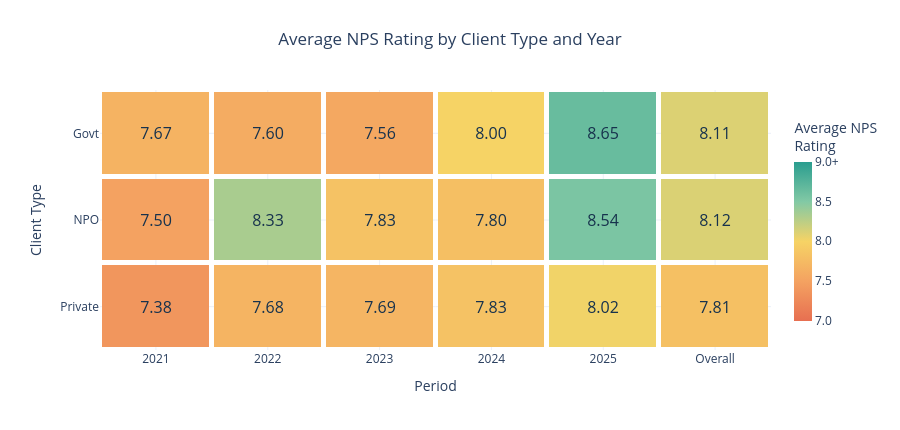

The notebook cell this image was saved under:
### Markdown cell above
## Visualisation 2 — Average NPS Rating by Client Type and Year

### Purpose

This heatmap compares the average NPS Rating of Government, NPO and Private clients from 2021 to 2025, together with an Overall average.

NPS Rating represents a client’s willingness to recommend the company. It is used as an indicator of customer advocacy, loyalty and overall experience. A higher average rating suggests that clients are more likely to view and recommend the company positively.

### What the Visualisation Shows

Each heatmap cell represents the average NPS Rating for one client type and period. The visualisation helps identify:

* which client type has the highest or lowest average NPS Rating;
* whether customer advocacy improves or declines over time;
* years with unusually high or low ratings; and
* client segments that may require additional attention.

The **Overall** column summarises the average across all years, while the yearly columns show how NPS Rating changes from 2021 to 2025.

### How to Interpret the Heatmap

The colour of each cell represents the average NPS Rating:

* Higher values indicate stronger customer advocacy and loyalty.
* Lower values may indicate weaker advocacy or areas requiring improvement.
* The printed value allows the exact average to be compared across cells.

The colour scale focuses on the range of ratings found in the dataset. Therefore, the colour differences may appear larger than the actual numerical differences, and the printed values should always be considered.

### How to Interact

Hover over a cell to view:

* the client type;
* the selected year or Overall period;
* the average NPS Rating; and
* the number of client-year records used to calculate the average.

The record count is important because averages based on fewer responses may be more affected by individual ratings.

> **Measurement note:** This chart uses the average individual **NPS Rating** on a 0–10 scale. It does not show the formal Net Promoter Score, which is calculated as the percentage of Promoters minus the percentage of Detractors.

### Code cell
import pandas as pd
import plotly.graph_objects as go


# -------------------------------------------------
# 1. Set display order
# -------------------------------------------------

type_order = [
    client_type
    for client_type in ["Govt", "NPO", "Private"]
    if client_type in df["TYPE"].unique()
]

years = sorted(
    df["YEAR"].dropna().astype(int).unique()
)


# -------------------------------------------------
# 2. Calculate average NPS rating
# -------------------------------------------------

nps_heatmap = (
    df.groupby(["TYPE", "YEAR"])["NPS RATING"]
      .mean()
      .round(2)
      .unstack("YEAR")
      .reindex(type_order)
)

nps_heatmap.columns = [
    str(int(year))
    for year in nps_heatmap.columns
]

nps_heatmap["Overall"] = (
    df.groupby("TYPE")["NPS RATING"]
      .mean()
      .round(2)
      .reindex(type_order)
)


# -------------------------------------------------
# 3. Calculate number of records for hover
# -------------------------------------------------

record_heatmap = (
    df.groupby(["TYPE", "YEAR"])
      .size()
      .unstack("YEAR")
      .reindex(type_order)
)

record_heatmap.columns = [
    str(int(year))
    for year in record_heatmap.columns
]

record_heatmap["Overall"] = (
    df.groupby("TYPE")
      .size()
      .reindex(type_order)
)


# -------------------------------------------------
# 4. Create Graph Objects heatmap
# -------------------------------------------------

fig2 = go.Figure(
    data=go.Heatmap(
        x=nps_heatmap.columns,
        y=nps_heatmap.index,
        z=nps_heatmap.values,

        text=nps_heatmap.values,
        texttemplate="%{text:.2f}",
        textfont=dict(
            size=16,
            color="#17324D"
        ),

        customdata=record_heatmap.values,

        zmin=7,
        zmax=9,

        colorscale=[
            [0.00, "#E76F51"],
            [0.25, "#F4A261"],
            [0.50, "#F6D365"],
            [0.75, "#82C9A5"],
            [1.00, "#2A9D8F"]
        ],

        colorbar=dict(
            title="Average NPS<br>Rating",
            tickvals=[7, 7.5, 8, 8.5, 9],
            ticktext=["7.0", "7.5", "8.0", "8.5", "9.0+"],
            thickness=18,
            len=0.85
        ),

        xgap=5,
        ygap=5,

        hovertemplate=(
            "<b>Client Type: %{y}</b><br>"
            "Period: %{x}<br>"
            "Average NPS Rating: %{z:.2f} / 10<br>"
            "Records Used: %{customdata}"
            "<extra></extra>"
        )
    )
)

# -------------------------------------------------
# 5. Format graph
# -------------------------------------------------

fig2.update_layout(
    title=dict(
        text="Average NPS Rating by Client Type and Year",
        x=0.5,
        xanchor="center"
    ),

    xaxis=dict(
        title="Period",
        side="bottom",
        type="category"
    ),

    yaxis=dict(
        title="Client Type",
        autorange="reversed",
        type="category"
    ),

    template="plotly_white",

    hoverlabel=dict(
        bgcolor="white",
        font_size=13
    ),

    margin=dict(
        l=100,
        r=120,
        t=90,
        b=80
    ),

    height=430
)


# -------------------------------------------------
# 6. Display graph
# -------------------------------------------------

fig2.show(
    config={
        "displayModeBar": True,
        "displaylogo": False,
        "responsive": True,

        "toImageButtonOptions": {
            "format": "png",
            "filename": "nps_rating_heatmap",
            "scale": 2
        }
    }
)

### Figure 1 — Plotly figure (JSON) as saved in the notebook; plotly's stock layout.template omitted (floating-point values rounded to 4 significant figures)
{"data": [{"colorbar": {"len": 0.85, "thickness": 18, "ticktext": ["7.0", "7.5", "8.0", "8.5", "9.0+"], "tickvals": [7, 7.5, 8, 8.5, 9], "title": {"text": "Average NPS<br>Rating"}}, "colorscale": [[0, "#E76F51"], [0.25, "#F4A261"], [0.5, "#F6D365"], [0.75, "#82C9A5"], [1, "#2A9D8F"]], "customdata": [[3, 5, 9, 17, 20, 54], [2, 3, 6, 10, 13, 34], [24, 34, 59, 87, 100, 304]], "hovertemplate": "<b>Client Type: %{y}</b><br>Period: %{x}<br>Average NPS Rating: %{z:.2f} / 10<br>Records Used: %{customdata}<extra></extra>", "text": [[7.67, 7.6, 7.56, 8, 8.65, 8.11], [7.5, 8.33, 7.83, 7.8, 8.54, 8.12], [7.38, 7.68, 7.69, 7.83, 8.02, 7.81]], "textfont": {"color": "#17324D", "size": 16}, "texttemplate": "%{text:.2f}", "type": "heatmap", "x": ["2021", "2022", "2023", "2024", "2025", "Overall"], "xgap": 5, "y": ["Govt", "NPO", "Private"], "ygap": 5, "z": [[7.67, 7.6, 7.56, 8, 8.65, 8.11], [7.5, 8.33, 7.83, 7.8, 8.54, 8.12], [7.38, 7.68, 7.69, 7.83, 8.02, 7.81]], "zmax": 9, "zmin": 7}], "layout": {"height": 430, "hoverlabel": {"bgcolor": "white", "font": {"size": 13}}, "margin": {"b": 80, "l": 100, "r": 120, "t": 90}, "title": {"text": "Average NPS Rating by Client Type and Year", "x": 0.5, "xanchor": "center"}, "xaxis": {"side": "bottom", "title": {"text": "Period"}, "type": "category"}, "yaxis": {"autorange": "reversed", "title": {"text": "Client Type"}, "type": "category"}}}
